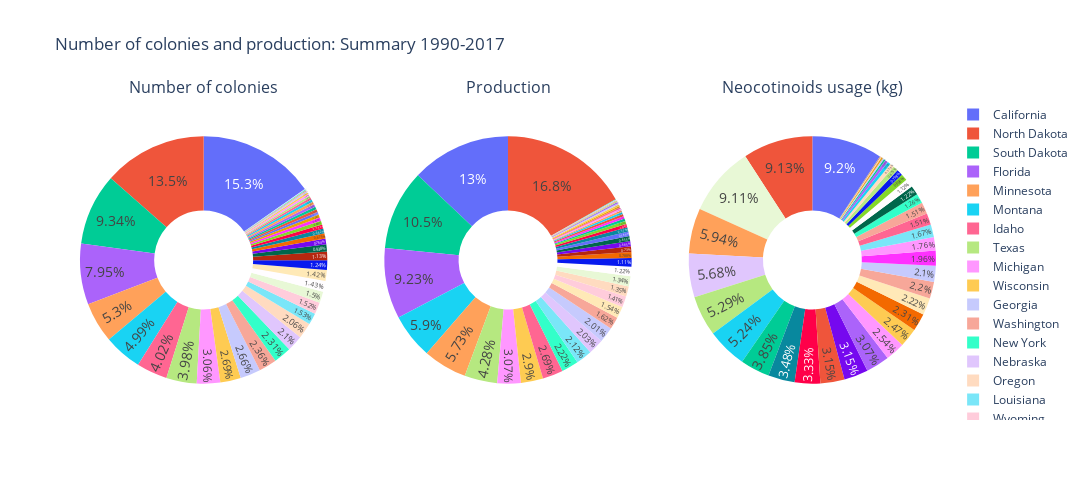

The notebook cell saved with this chart:
### Markdown cell above
The trred is clear, from 1991 to 2014, the usage of neonics has increased dramatically. It's not the case for the number of colonies. In 1991 there was 3.17 million of colonies for the entire nation, but in 2014 there was 2.7 million of colonies. Production is not different. From 1991 the production was 220.3 million. In 2014 it reached 176.8 million. Certainly, seems to be a relashionship between the usage of neonics and the decrease in production and the number of colonies overall.

However, a second look shows that there is no clear relashionship, since in 1994 the usage of neonics started, but the number of colonies and production already were declining. At least this dataset doesn't show a good correlation. 
Let's better take a look the states separately and the regions to dive deeper.

### Code cell
from plotly.subplots import make_subplots

labels = df.StateName
values1 = df.numcol
values2 = df.totalprod
values3 = df.nAllNeonic

# fig = make_subplots(
            # rows=3, cols=1, 
            # specs=[[{}], [{}], [{}]],
            # subplot_titles=("Number of colonies","Production", "Neocotinoids usage (kg)")

# Create subplots: use 'domain' type for Pie subplot
fig = make_subplots(rows=1, cols=3, 
                specs=[[{'type':'domain'}, {'type':'domain'}, {'type':'domain'}]],
                subplot_titles=("Number of colonies","Production", "Neocotinoids usage (kg)"))
fig.add_trace(go.Pie(labels=labels, values=values1, name="Colonies"),
              1, 1)
fig.add_trace(go.Pie(labels=labels, values=values2, name="Production"),
              1, 2)
fig.add_trace(go.Pie(labels=labels, values=values3, name="Neo"),
              1, 3)
# Use `hole` to create a donut-like pie chart
fig.update_traces(hole=.4, hoverinfo="label+percent+name")
fig.update_traces(textposition='inside', textfont_size=14)
fig.update_layout(
    title_text="Number of colonies and production: Summary 1990-2017",
    # Add annotations in the center of the donut pies.
    # annotations=[dict(text='Colonies', x=0.10, y=0.5, font_size=20, showarrow=False),
    #               dict(text='Production', x=0.5, y=0.5, font_size=20, showarrow=False),
    #               dict(text='Neo', x=0.85, y=0.5, font_size=20, showarrow=False)],
                 
    showlegend=True,   
    autosize=False,
    width=1200,
    height=500,)
fig.show()

### Figure 1 — Plotly figure (JSON) as saved in the notebook; plotly's stock layout.template omitted (floating-point values rounded to 4 significant figures; data arrays with more than 128 entries replaced by an {"elided": "..."} marker saying what was removed)
{"data": [{"domain": {"x": [0, 0.2889], "y": [0, 1]}, "hole": 0.4, "hoverinfo": "label+percent+name", "labels": {"elided": "1132 str values"}, "name": "Colonies", "textfont": {"size": 14}, "textposition": "inside", "type": "pie", "values": {"elided": "1132 int values"}}, {"domain": {"x": [0.3556, 0.6444], "y": [0, 1]}, "hole": 0.4, "hoverinfo": "label+percent+name", "labels": {"elided": "1132 str values"}, "name": "Production", "textfont": {"size": 14}, "textposition": "inside", "type": "pie", "values": {"elided": "1132 int values"}}, {"domain": {"x": [0.7111, 1], "y": [0, 1]}, "hole": 0.4, "hoverinfo": "label+percent+name", "labels": {"elided": "1132 str values"}, "name": "Neo", "textfont": {"size": 14}, "textposition": "inside", "type": "pie", "values": {"elided": "1132 float values"}}], "layout": {"annotations": [{"font": {"size": 16}, "showarrow": false, "text": "Number of colonies", "x": 0.1444, "xanchor": "center", "xref": "paper", "y": 1, "yanchor": "bottom", "yref": "paper"}, {"font": {"size": 16}, "showarrow": false, "text": "Production", "x": 0.5, "xanchor": "center", "xref": "paper", "y": 1, "yanchor": "bottom", "yref": "paper"}, {"font": {"size": 16}, "showarrow": false, "text": "Neocotinoids usage (kg)", "x": 0.8556, "xanchor": "center", "xref": "paper", "y": 1, "yanchor": "bottom", "yref": "paper"}], "autosize": false, "height": 500, "showlegend": true, "title": {"text": "Number of colonies and production: Summary 1990-2017"}, "width": 1200}}
